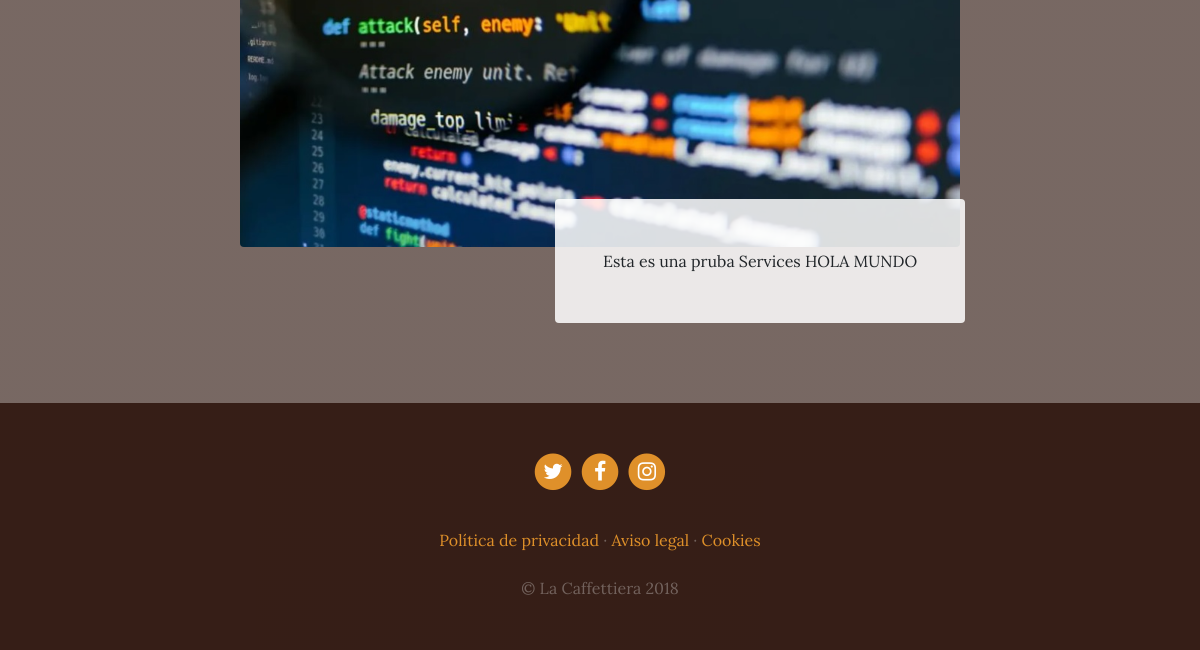
/services/ (lower part), run on an earlier commit of the app's database.
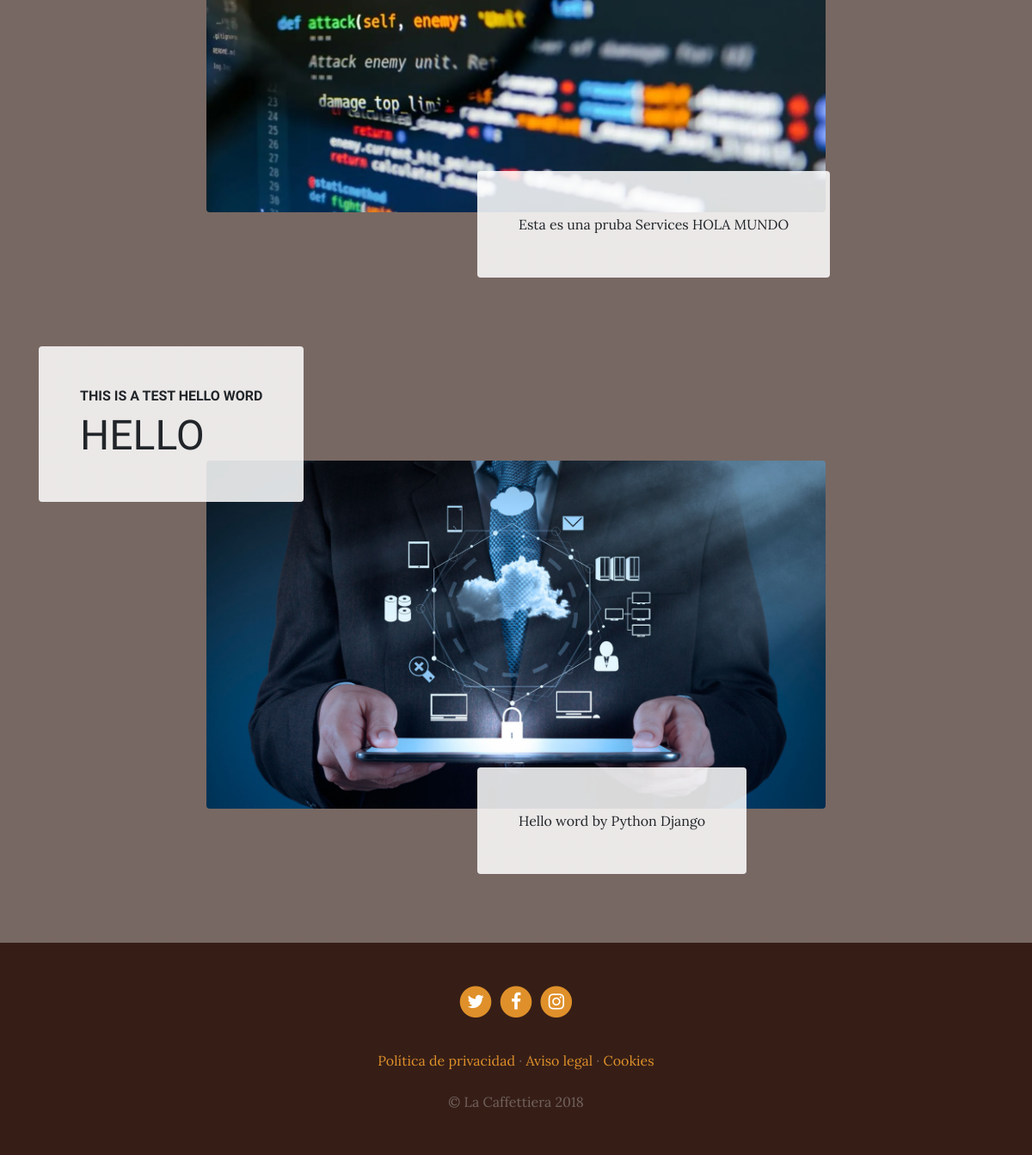
And on a later commit of the database.
### services/models.py (models this page shows, shortened)
class Service(models.Model):
    title = models.CharField(max_length = 200, verbose_name = "Titulo")
    subtitle = models.TextField(max_length = 200, verbose_name = "Subtitulo")
    content = models.TextField(verbose_name = "Contenido")
    image = models.ImageField(verbose_name = "Imagen", upload_to="services")
    created = models.TimeField(auto_now_add=True, verbose_name="Fecha de creación")
    updated = models.TimeField(auto_now=True, verbose_name="Fecha de modificación")
    class Meta:
        verbose_name = "Servicio"
        verbose_name_plural = "Servicios"
        ordering = ['-created']

### services/views.py (the view)
# urls.py: path('', views.services, name='services'),
def services(request):
    services = Service.objects.all()
    return render(request, "services/services.html", {'services':services})

### services/templates/services/services.html (shortened to what this page needs)
{% extends 'core/base.html' %}
{% load static %}
{% block content %}
  {% for service in services %}
    <section class="page-section">
      <div class="container">
        <div class="product-item">
          <div class="product-item-title d-flex">
            <div class="bg-faded p-5 d-flex mr-auto rounded">
              <h2 class="section-heading mb-0">
                <span class="section-heading-upper">{{service.subtitle}}</span>
                <span class="section-heading-lower">{{service.title}}</span>
              </h2>
            </div>
          </div>
          <img class="product-item-img mx-auto d-flex rounded img-fluid mb-3 mb-lg-0" src="{{service.image.url}}" alt="">
          <div class="product-item-description d-flex ml-auto">
            <div class="bg-faded p-5 rounded">
              <p class="mb-0">{{service.content}}</p>
            </div>
          </div>
        </div>
      </div>
    </section>
  {% endfor %}
{% endblock %}

### core/templates/core/base.html (shortened to what this page needs)
<!DOCTYPE html>
<html lang="es">
  <head>
    {% load static %}
    <link href="{% static 'core/vendor/bootstrap/css/bootstrap.min.css' %}" rel="stylesheet">
    <link href="{% static 'core/vendor/font-awesome/css/font-awesome.min.css' %}" rel="stylesheet" type="text/css">
    <link href="{% static 'core/css/business-casual.css' %}" rel="stylesheet">
  </head>
  <body>
    {% block content %} {% endblock %}
    <footer class="footer text-faded text-center py-5">
      <div class="container">
        <p class="m-0">
	        <a href="#" class="link">
	          <span class="fa-stack fa-lg">
	            <i class="fa fa-circle fa-stack-2x"></i>
	            <i class="fa fa-twitter fa-stack-1x fa-inverse"></i>
	          </span>
	        </a>
	        <a href="#" class="link">
	          <span class="fa-stack fa-lg">
	            <i class="fa fa-circle fa-stack-2x"></i>
	            <i class="fa fa-facebook fa-stack-1x fa-inverse"></i>
	          </span>
	        </a>
	        <a href="#" class="link">
	          <span class="fa-stack fa-lg">
	            <i class="fa fa-circle fa-stack-2x"></i>
	            <i class="fa fa-instagram fa-stack-1x fa-inverse"></i>
	          </span>
	        </a>
	    </p>
        <p class="m-0 mbt">
        	<a href="sample.html" class="link">Política de privacidad</a> ·
        	<a href="sample.html" class="link">Aviso legal</a> ·
        	<a href="sample.html" class="link">Cookies</a>
		</p>
        <p class="m-0 mbt1">&copy; La Caffettiera 2018</p>
      </div>
	</footer>
  </body>
</html>

### core/static/core/css/business-casual.css (style rules this page uses)
body { font-family: 'Lora'; background: linear-gradient(rgba(47, 23, 15, 0.65), rgba(47, 23, 15, 0.65)), url("../img/bg.jpg"); background-attachment: fixed; background-position: center; background-size: cover; }
h1, h2, h3, h4, h5, h6 { font-family: 'Raleway'; }
p { line-height: 1.75; }
.text-faded { color: rgba(255, 255, 255, 0.3); }
.page-section { margin-top: 5rem; margin-bottom: 5rem; }
.section-heading { text-transform: uppercase; }
.section-heading .section-heading-upper { display: block; font-size: 1rem; font-weight: 800; padding-bottom:.5rem; }
.section-heading .section-heading-lower { display: block; font-size: 3rem; font-weight: 100; }
.bg-faded { background-color: rgba(255, 255, 255, 0.85); }
@media (min-width: 992px) { .product-item .product-item-title { position: relative; z-index: 1; margin-bottom: -3rem; } }
@media (min-width: 992px) { .product-item .product-item-img { position: relative; z-index: 0; max-width: 60vw; } }
@media (min-width: 992px) { .product-item .product-item-description { position: relative; z-index: 1; margin-top: -3rem; max-width: 50vw; } }
.footer { background-color: rgba(47, 23, 15, 0.9); }
.mbt { padding-top: 2rem; }
.mbt1 { padding-top: 1.25rem; }
a.link { color: #df902a; }

What changed in the data, as far as the page shows it:
added Service: subtitle "THIS IS A TEST HELLO WORD", title "HELLO", image (picture), content "Hello word by Python Django"
